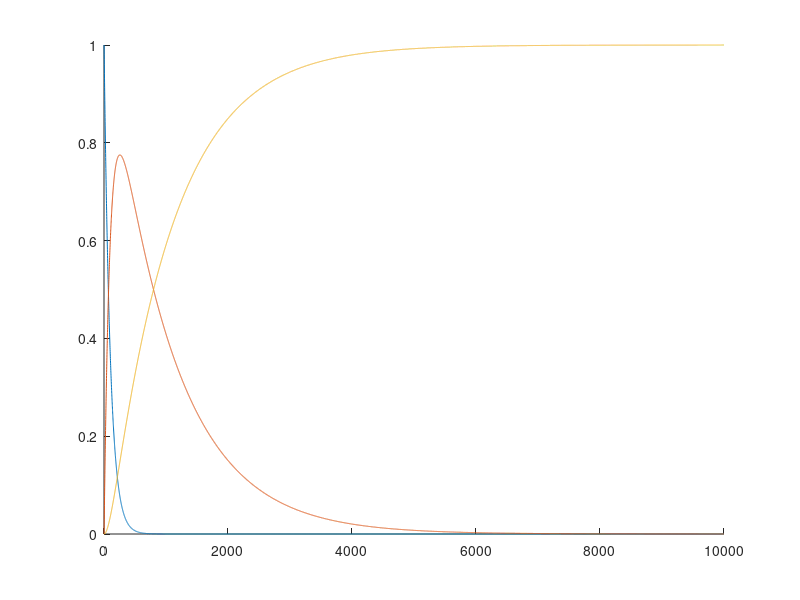
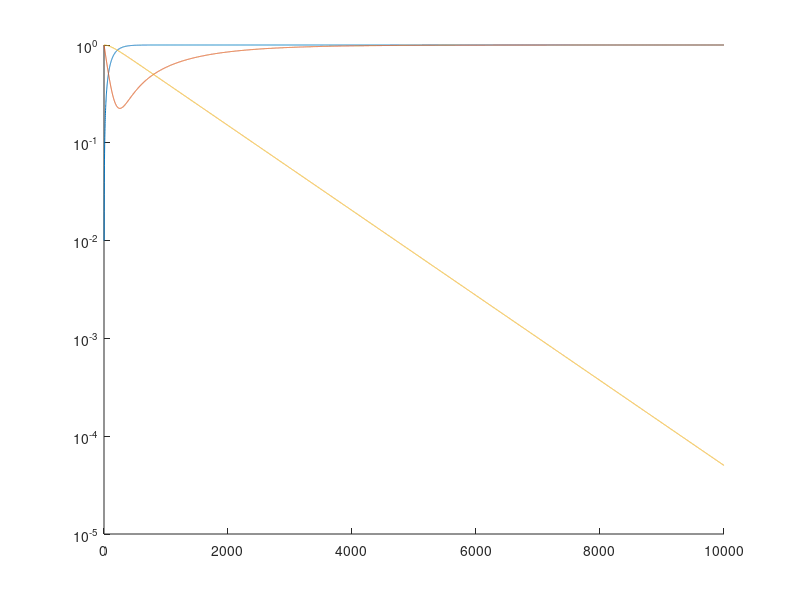

Write MATLAB code to recreate these figures, in order.
function out = kinNumInt1()

%Numeric integration of A > B > C

kab = 10;
kbc = 1;

dt = 1e-3;

n = 10/min(kab,kbc)/dt;

a = zeros(1,n);
b = zeros(1,n);
c = zeros(1,n);
a(1) = 1;

for i = 2:n
    %db = a * kab * dt
    db = a(i-1) * kab * dt;
    dc = b(i-1) * kbc * dt;
    a(i) = a(i-1) - db;
    b(i) = b(i-1) + db -dc;
    c(i) = c(i-1) + dc;
end

figure, hold on
plot(a)
plot(b)
plot(c)
% set(gca, 'YScale', 'log')

figure, hold on
plot (1-a)
plot(1-b)
plot(1-c)
set(gca, 'YScale', 'log')
